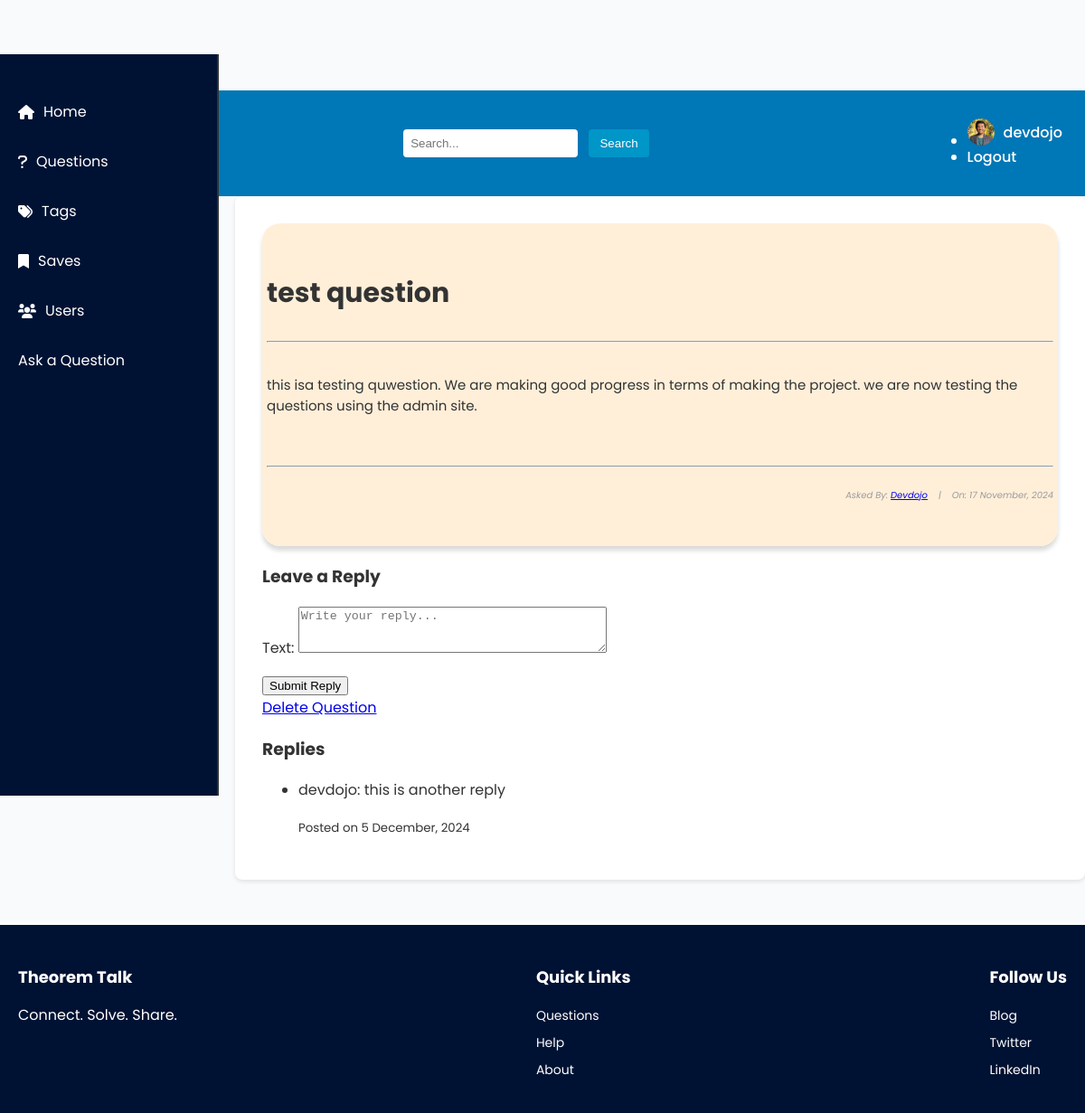
The page /questions/1 (signed in) on the database as committed earlier.
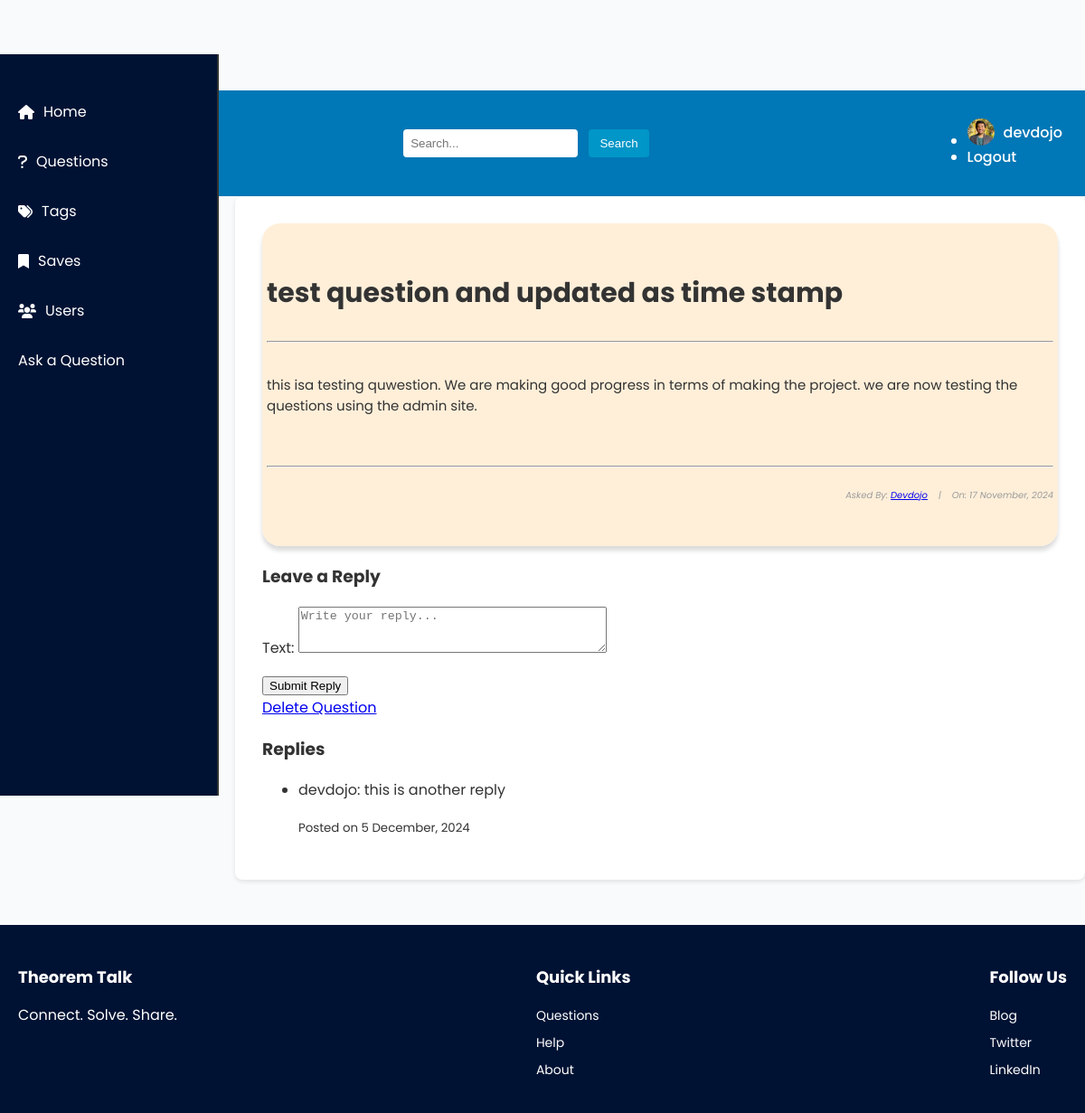
The same page on the database as committed later.
### base/models.py (models this page shows, shortened)
class Question(models.Model):
  user = models.ForeignKey(User, on_delete=models.CASCADE)
  title = models.CharField(max_length=1000)
  content = models.TextField(null=True, blank=True)
  date_created = models.DateTimeField(auto_now_add=True)
  date_updated = models.DateTimeField(auto_now=True)
  class Meta:
    ordering = ['-date_created']

### base/views.py (the view, shortened to what this page needs)
# urls.py: path('questions/<int:pk>', views.QuestionDetailView.as_view(), name="question_detail"),
class QuestionDetailView(DetailView):
    model = Question
    context_object_name = 'question'
    template_name = 'base/question_detail.html'
    def get_context_data(self, **kwargs):
        context = super().get_context_data(**kwargs)
        context['reply_form'] = ReplyForm()
        context['replies'] = self.object.replies.all()
        return context

### base/forms.py
class ReplyForm(forms.ModelForm):
  class Meta:
    model = Reply
    fields = ['text']
    widgets = {
      'text': forms.Textarea(attrs={'rows': 3, 'placeholder': 'Write your reply...'}),
    }

### base/templates/base/question_detail.html (shortened to what this page needs)
{% extends 'base.html' %}
{% block content %}
<!DOCTYPE html>
<html lang="en">
<head>
    <link rel="stylesheet" href="question_detail.css">
</head>
<body>
    <div class="container">
        <div class="list-question">
            <div class="questions">
                <div class="container" style="background-color: rgba(255, 235, 209, 0.808); padding: 5px; box-shadow: rgba(0, 0, 0, 0.15) 0px 5px 5px 0px; border-radius: 20px;">
                    <h3 id="fh3">{{ question.title }}</h3>
                    <hr>
                    <h6 id="fh6">{{ question.content|safe }}</h6>
                    <hr>
                    <h6 id="fh6" style="font-size: 10px; font-style: italic; color: rgb(155, 155, 155); text-align: right;">
                        Asked By: <a href="{% url 'profile' question.user.username %}">{{ question.user.username|title }}</a>&nbsp;&nbsp;&nbsp; |&nbsp;&nbsp;&nbsp;
                        On: {{ question.date_created|date:"j F, Y" }}
                    </h6>
                </div>
            </div>
        </div>
        {% if user.is_authenticated %}
        <div class="reply-section">
            <h3>Leave a Reply</h3>
            <form method="post">
                {{ reply_form.as_p }}
                <button type="submit">Submit Reply</button>
            </form>
        </div>
        {% else %}
        <div class="login-prompt">
            <p>Please <a href="{% url 'login' %}">log in</a> to reply.</p>
        </div>
        {% endif %}
        <div class="delete-question">
            {% if question.user == user %}
                <a href="{% url 'base:question_delete' question.pk %}" class="btn btn-danger">Delete Question</a>
            {% endif %}
        </div>
        <div class="existing-replies">
            <h3>Replies</h3>
            <ul>
            {% for reply in replies %}
                <li>
                    <p>{{ reply.user.username }}: {{ reply.text }}</p>
                    <small>Posted on {{ reply.created_at|date:"j F, Y" }}</small>
                </li>
            {% empty %}
                <p>No replies yet. Be the first to reply!</p>
            {% endfor %}
            </ul>
        </div>
    </div>
</body>
</html>
{% endblock content %}

Rows that differ between the two databases and show on the page:
changed Question "Devdojo": title "test question" → "test question and updated as time stamp"
